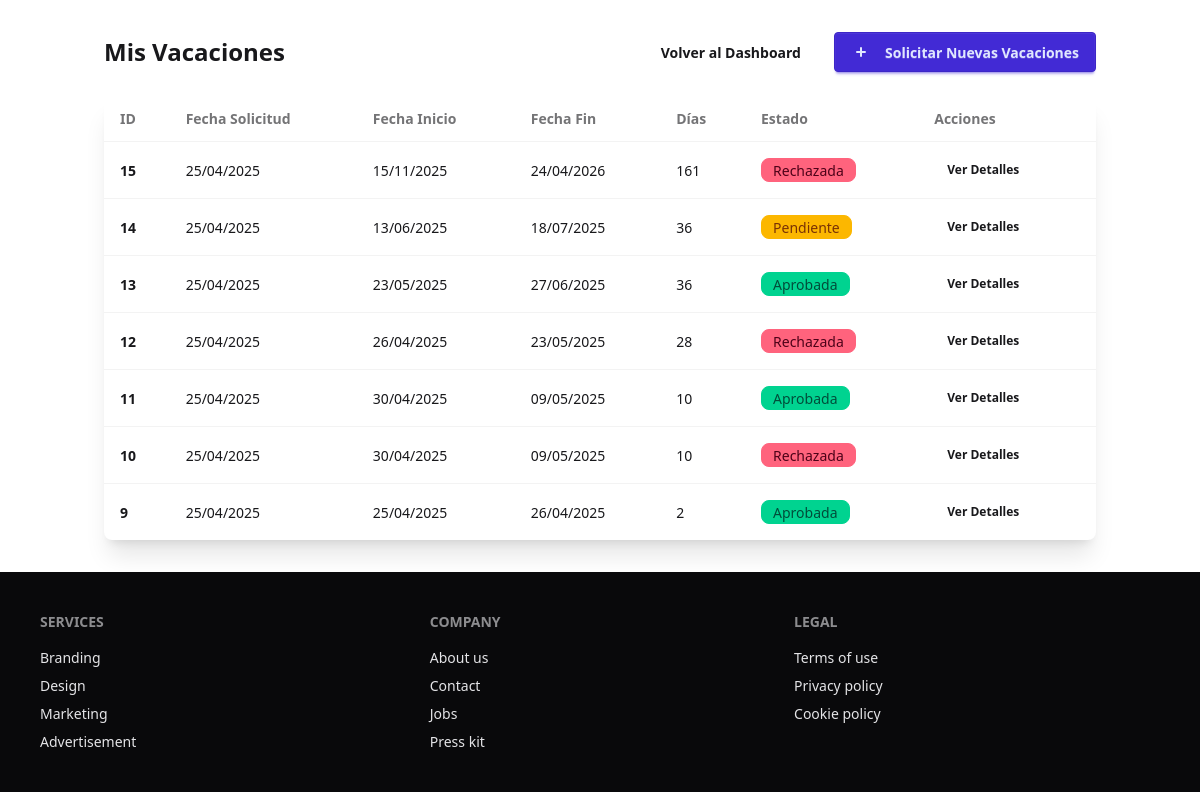
The page /empleado/mis_vacaciones.php (signed in) on the database its author committed.
### tables this page shows
CREATE TABLE `VACACIONES` (
  `id_vacaciones` int(11) NOT NULL,
  `id_empleado` int(11) DEFAULT NULL,
  `fecha_inicio` date DEFAULT NULL,
  `fecha_finalizacion` date DEFAULT NULL,
  `estado` tinyint(1) DEFAULT NULL,
  `dias_totales` int(11) DEFAULT NULL,
  `comentarios` text DEFAULT NULL,
  `estado_aprobacion` enum('pendiente','aprobada','rechazada') DEFAULT 'pendiente',
  `fecha_solicitud` timestamp NULL DEFAULT current_timestamp(),
  `comentario_rrhh` text DEFAULT NULL
);

### empleado/mis_vacaciones.php (the view, shortened to what this page needs)
<?php
require_once '../config/config.php';
include '../includes/header.php';
$conn = new mysqli($db_host, $db_user, $db_password, $db_name);
$conn->set_charset("utf8");
$id_empleado = $_SESSION['id_empleado'];
$sql = "SELECT v.*, DATE(v.fecha_solicitud) AS fecha_solicitud_formateada
        FROM VACACIONES v
        WHERE v.id_empleado = ?
        ORDER BY v.fecha_solicitud DESC";
$stmt = $conn->prepare($sql);
$stmt->bind_param("i", $id_empleado);
$stmt->execute();
$result = $stmt->get_result();
?>
<div class="container mx-auto px-4 py-8">
    <div class="flex justify-between items-center mb-6">
        <h1 class="text-2xl font-bold">Mis Vacaciones</h1>
        <div class="flex space-x-4">
            <a href="dashboard.php" class="btn btn-ghost">
                Volver al Dashboard
            </a>
            <a href="solicitar_vacaciones.php" class="btn btn-primary">
                <svg xmlns="http://www.w3.org/2000/svg" class="h-5 w-5 mr-2" viewBox="0 0 20 20" fill="currentColor">
                    <path fill-rule="evenodd" d="M10 5a1 1 0 011 1v3h3a1 1 0 110 2h-3v3a1 1 0 11-2 0v-3H6a1 1 0 110-2h3V6a1 1 0 011-1z" clip-rule="evenodd" />
                </svg>
                Solicitar Nuevas Vacaciones
            </a>
        </div>
    </div>
    <div class="overflow-x-auto bg-base-100 shadow-xl rounded-lg">
        <table class="table w-full">
            <thead>
                <tr>
                    <th>ID</th>
                    <th>Fecha Solicitud</th>
                    <th>Fecha Inicio</th>
                    <th>Fecha Fin</th>
                    <th>Días</th>
                    <th>Estado</th>
                    <th>Acciones</th>
                </tr>
            </thead>
            <tbody>
                <?php if ($result->num_rows > 0): ?>
                    <?php while($row = $result->fetch_assoc()): ?>
                        <tr>
                            <th><?php echo $row['id_vacaciones']; ?></th>
                            <td><?php echo isset($row['fecha_solicitud_formateada']) ? date('d/m/Y', strtotime($row['fecha_solicitud_formateada'])) : 'N/A'; ?></td>
                            <td><?php echo date('d/m/Y', strtotime($row['fecha_inicio'])); ?></td>
                            <td><?php echo date('d/m/Y', strtotime($row['fecha_finalizacion'])); ?></td>
                            <td><?php echo $row['dias_totales']; ?></td>
                            <td>
                                <span class="badge <?php
                                    echo isset($row['estado_aprobacion']) ?
                                        ($row['estado_aprobacion'] == 'aprobada' ? 'badge-success' :
                                        ($row['estado_aprobacion'] == 'rechazada' ? 'badge-error' : 'badge-warning'))
                                        : 'badge-warning';
                                ?>">
                                    <?php
                                    echo isset($row['estado_aprobacion']) ?
                                        ($row['estado_aprobacion'] == 'aprobada' ? 'Aprobada' :
                                        ($row['estado_aprobacion'] == 'rechazada' ? 'Rechazada' : 'Pendiente'))
                                        : 'Pendiente';
                                    ?>
                                </span>
                            </td>
                            <td>
                                <a href="ver_vacaciones.php?id=<?php echo $row['id_vacaciones']; ?>" class="btn btn-ghost btn-sm">
                                    Ver Detalles
                                </a>
                            </td>
                        </tr>
                    <?php endwhile; ?>
                <?php else: ?>
                    <tr>
                        <td colspan="7" class="text-center py-4">No tienes vacaciones registradas</td>
                    </tr>
                <?php endif; ?>
            </tbody>
        </table>
    </div>
</div>
<?php
include '../includes/footer.php';
?>

### rows shown on the page
vacaciones: id_vacaciones "15", fecha_solicitud_formateada "25/04/2025", fecha_inicio "15/11/2025", fecha_finalizacion "24/04/2026", dias_totales "161", estado_aprobacion "Rechazada"
vacaciones: id_vacaciones "14", fecha_solicitud_formateada "25/04/2025", fecha_inicio "13/06/2025", fecha_finalizacion "18/07/2025", dias_totales "36", estado_aprobacion "Pendiente"
vacaciones: id_vacaciones "13", fecha_solicitud_formateada "25/04/2025", fecha_inicio "23/05/2025", fecha_finalizacion "27/06/2025", dias_totales "36", estado_aprobacion "Aprobada"
vacaciones: id_vacaciones "12", fecha_solicitud_formateada "25/04/2025", fecha_inicio "26/04/2025", fecha_finalizacion "23/05/2025", dias_totales "28", estado_aprobacion "Rechazada"
vacaciones: id_vacaciones "11", fecha_solicitud_formateada "25/04/2025", fecha_inicio "30/04/2025", fecha_finalizacion "09/05/2025", dias_totales "10", estado_aprobacion "Aprobada"
vacaciones: id_vacaciones "10", fecha_solicitud_formateada "25/04/2025", fecha_inicio "30/04/2025", fecha_finalizacion "09/05/2025", dias_totales "10", estado_aprobacion "Rechazada"
vacaciones: id_vacaciones "9", fecha_solicitud_formateada "25/04/2025", fecha_inicio "25/04/2025", fecha_finalizacion "26/04/2025", dias_totales "2", estado_aprobacion "Aprobada"
